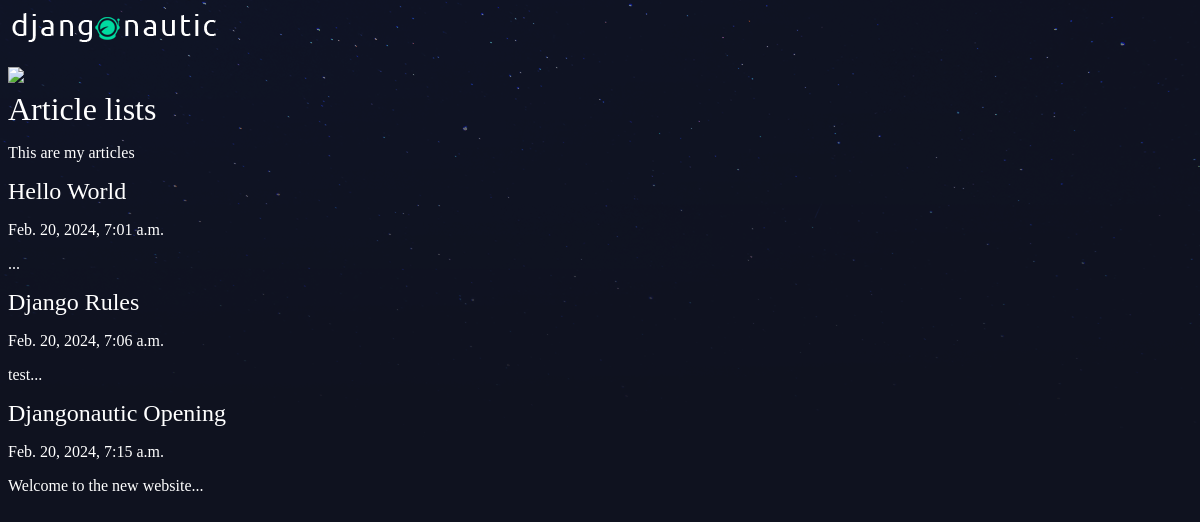
The app's page /article/, older data.
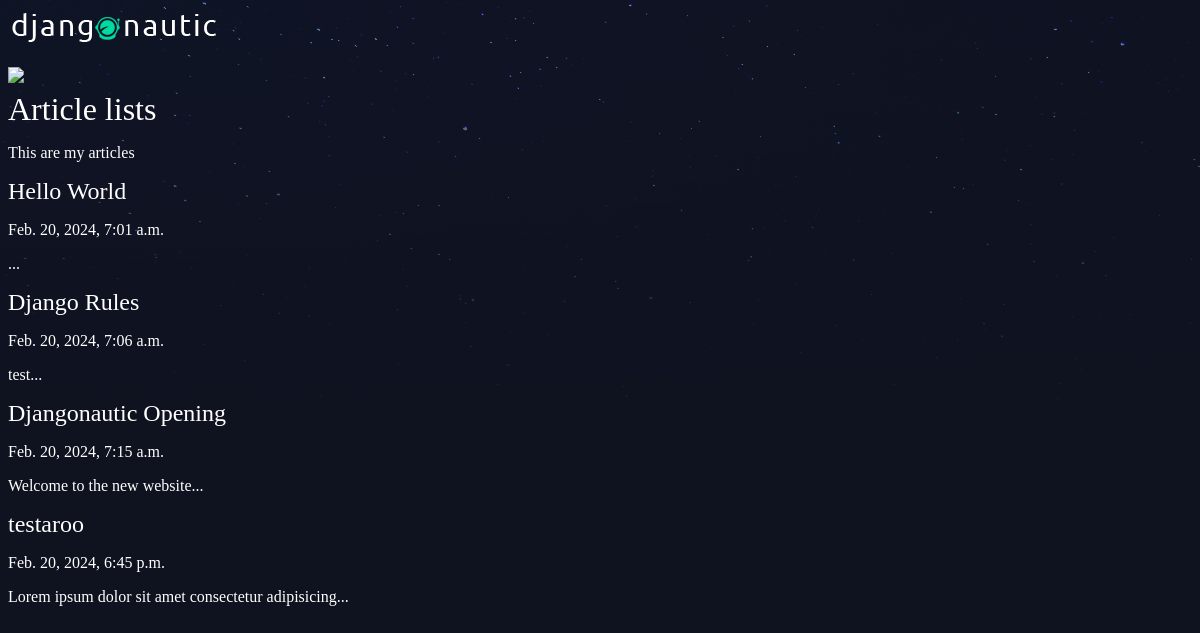
The same page, newer data.
### articles/models.py (models this page shows, shortened)
class Article(models.Model):
    title = models.CharField(max_length = 200)
    slug = models.SlugField()
    body = models.TextField()
    date = models.DateTimeField(auto_now_add = True)
    thumb = models.ImageField(default='default.png', blank=True)
    def snippet(self):
        return self.body[:50] + "..."

### articles/views.py (the view)
# urls.py: path('article/', views.articleview, name='articles'),
def articleview(request, *args, **kwargs):
    articles = Article.objects.all().order_by('date')
    return render(request, "articles/articles.html", {'articles':articles})

### articles/templates/articles/articles.html (shortened to what this page needs)
{% extends 'base.html' %}
{% block content %}
<h1>Article lists</h1>
    <p>This are my articles</p>
    <div class="articles">
        {% for article in articles %}
            <div class="article">
                <h2><a href="{% url 'articles:detail' slug=article.slug %}">{{article.title}}</a></h2>
                <p>{{ article.date }}</p>
                <p>{{ article.snippet }}</p>
            </div>
        {% endfor %}
    </div>
    {% endblock %}

### templates/base.html (shortened to what this page needs)
{% load static  %}
<!DOCTYPE html>
<html lang="en">
<head>
    <link rel="stylesheet" href="{% static 'style.css' %}">
</head>
<body>
    <div class="wrapper">
        <h1><a href="{% url 'articles' %}"><img src="{% static 'logo.png' %}" alt=""></a></h1>
        <h1><a href="{% url 'articles:list' %}"><img src="{% static 'Django.png' %}" /></a></h1>
        {% block content %}
        {% endblock %}
    </div>
</body>
</html>

### assets/style.css (style rules this page uses)
body { background-color: #0f121f; background-image: url(stars.png); background-repeat: no-repeat; color: #fff; }
body * { font-family: Ubuntu; }
h1, h2, h3, h4, h5 { font-weight: normal; margin: 0; }
a, a:hover, a:visited { color: #fff; text-decoration: none; }

Row changes from the older to the newer data that the page shows:
added Article: title "testaroo", date "Feb. 20, 2024, 6:45 p.m.", snippet "Lorem ipsum dolor sit amet consectetur adipisicing..."
